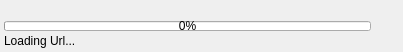
<?xml version="1.0" encoding="UTF-8"?>
<ui version="4.0">
 <class>DownloadItem</class>
 <widget class="QWidget" name="DownloadItem">
  <property name="geometry">
   <rect>
    <x>0</x>
    <y>0</y>
    <width>403</width>
    <height>52</height>
   </rect>
  </property>
  <property name="windowTitle">
   <string>Form</string>
  </property>
  <property name="styleSheet">
   <string notr="true"/>
  </property>
  <layout class="QVBoxLayout" name="verticalLayout">
   <property name="spacing">
    <number>2</number>
   </property>
   <property name="leftMargin">
    <number>4</number>
   </property>
   <property name="topMargin">
    <number>4</number>
   </property>
   <property name="rightMargin">
    <number>4</number>
   </property>
   <property name="bottomMargin">
    <number>4</number>
   </property>
   <item>
    <widget class="QLabel" name="filelb">
     <property name="text">
      <string/>
     </property>
    </widget>
   </item>
   <item>
    <layout class="QHBoxLayout" name="horizontalLayout">
     <item>
      <widget class="QProgressBar" name="probar">
       <property name="sizePolicy">
        <sizepolicy hsizetype="Expanding" vsizetype="Fixed">
         <horstretch>0</horstretch>
         <verstretch>0</verstretch>
        </sizepolicy>
       </property>
       <property name="minimumSize">
        <size>
         <width>0</width>
         <height>10</height>
        </size>
       </property>
       <property name="maximumSize">
        <size>
         <width>16777215</width>
         <height>10</height>
        </size>
       </property>
       <property name="value">
        <number>0</number>
       </property>
      </widget>
     </item>
     <item>
      <widget class="QPushButton" name="opbtn">
       <property name="minimumSize">
        <size>
         <width>12</width>
         <height>12</height>
        </size>
       </property>
       <property name="maximumSize">
        <size>
         <width>12</width>
         <height>12</height>
        </size>
       </property>
       <property name="text">
        <string/>
       </property>
       <property name="iconSize">
        <size>
         <width>10</width>
         <height>10</height>
        </size>
       </property>
       <property name="flat">
        <bool>true</bool>
       </property>
      </widget>
     </item>
     <item>
      <widget class="QPushButton" name="delbtn">
       <property name="minimumSize">
        <size>
         <width>12</width>
         <height>12</height>
        </size>
       </property>
       <property name="maximumSize">
        <size>
         <width>12</width>
         <height>12</height>
        </size>
       </property>
       <property name="text">
        <string/>
       </property>
       <property name="iconSize">
        <size>
         <width>10</width>
         <height>10</height>
        </size>
       </property>
       <property name="flat">
        <bool>true</bool>
       </property>
      </widget>
     </item>
    </layout>
   </item>
   <item>
    <widget class="QLabel" name="dllb">
     <property name="text">
      <string>Loading Url...</string>
     </property>
    </widget>
   </item>
  </layout>
 </widget>
 <resources/>
 <connections/>
</ui>
